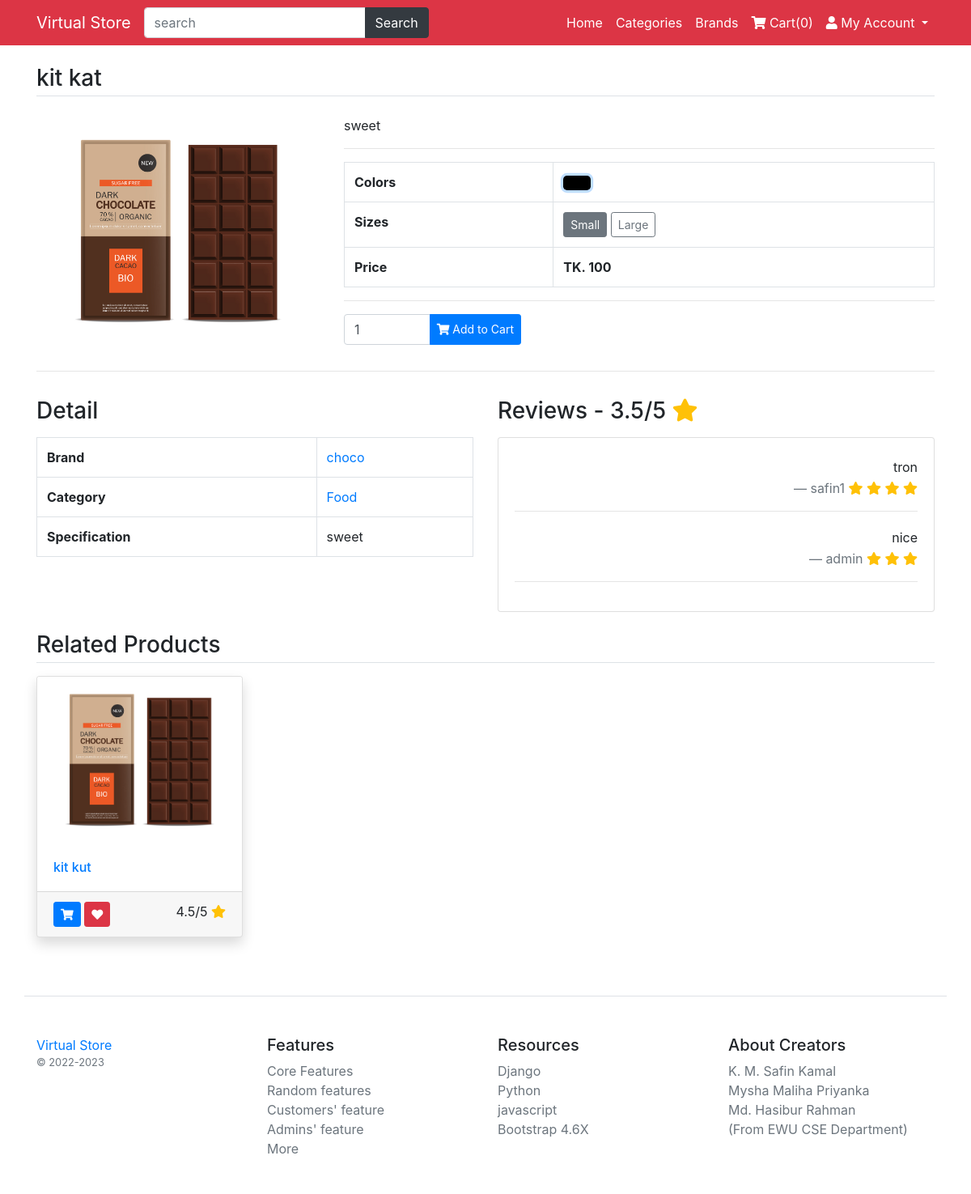
The app's page /product/sweet/10 with its own data.
### main/models.py (models this page shows, shortened)
class Product(models.Model):
    title=models.CharField(max_length=200)
    slug=models.CharField(max_length=400)
    detail=models.TextField()
    specs=models.TextField()
    category=models.ForeignKey(Category,on_delete=models.CASCADE)
    brand=models.ForeignKey(Brand,on_delete=models.CASCADE)
    status=models.BooleanField(default=True)
    is_featured=models.BooleanField(default=False)
    class Meta:
        verbose_name_plural='6. Products'

class ProductAttribute(models.Model):
    product=models.ForeignKey(Product,on_delete=models.CASCADE)
    color=models.ForeignKey(Color,on_delete=models.CASCADE)
    size=models.ForeignKey(Size,on_delete=models.CASCADE)
    price=models.PositiveIntegerField(default=0)
    image=models.ImageField(upload_to="product_imgs/",null=True)
    class Meta:
        verbose_name_plural='7. ProductAttributes'

class Size(models.Model):
    title=models.CharField(max_length=100)
    class Meta:
        verbose_name_plural='5. Sizes'

class Brand(models.Model):
    title=models.CharField(max_length=100)
    image=models.ImageField(upload_to="brand_imgs/")
    class Meta:
        verbose_name_plural='3. Brands'

class Category(models.Model):
    title=models.CharField(max_length=100)
    image=models.ImageField(upload_to="cat_imgs/")
    class Meta:
        verbose_name_plural='2. Categories'

class ProductReview(models.Model):
    user=models.ForeignKey(User,on_delete=models.CASCADE)
    product=models.ForeignKey(Product,on_delete=models.CASCADE)
    review_text=models.TextField()
    review_rating=models.IntegerField(choices=RATING)

### main/views.py (the view)
# urls.py: path('product/<str:slug>/<int:id>',views.product_detail,name='product_detail'),
def product_detail(request,slug,id):
	product=Product.objects.get(id=id)
	related_products=Product.objects.filter(category=product.category).exclude(id=id)[:4]
	colors=ProductAttribute.objects.filter(product=product).values('color__id','color__title','color__color_code').distinct()
	sizes=ProductAttribute.objects.filter(product=product).values('size__id','size__title','price','color__id').distinct()
	reviewForm=ReviewAdd()
	canAdd=True
	if request.user.is_authenticated:
		reviewCheck=ProductReview.objects.filter(user=request.user,product=product).count()
		if reviewCheck > 0:
			canAdd=False
	reviews=ProductReview.objects.filter(product=product)
	avg_reviews=ProductReview.objects.filter(product=product).aggregate(avg_rating=Avg('review_rating'))
	return render(request, 'product_detail.html',{'data':product,'related':related_products,'colors':colors,'sizes':sizes,'form':reviewForm,'canAdd':canAdd,'reviews':reviews,'avg_reviews':avg_reviews})

### main/forms.py
class ReviewAdd(forms.ModelForm):
	class Meta:
		model=ProductReview
		fields=('review_text','review_rating')

### main/template_context.py (called while the page is built)
def get_filters(request):
    cats=Product.objects.distinct().values('category__title','category__id')
    brands=Product.objects.distinct().values('brand__title','brand__id')
    colors=ProductAttribute.objects.distinct().values('color__title','color__id','color__color_code')
    sizes=ProductAttribute.objects.distinct().values('size__title','size__id')
    minMaxPrice=ProductAttribute.objects.aggregate(Min('price'),Max('price'))
    data={
		'cats':cats,
		'brands':brands,
		'colors':colors,
		'sizes':sizes,
        'minMaxPrice':minMaxPrice,
	}
    return data

### main/templates/product_detail.html (shortened to what this page needs)
{% extends 'base.html' %}
{% load static %}
{% block content %}
<main class="container my-4">
	<h3 class="my-4 border-bottom pb-1">{{data.title}}</h3>
	<div class="row">
		<div class="col-md-4">
			<img id="zoom_01" data-zoom-image="/media/{{data.productattribute_set.first.image}}" src="/media/{{data.productattribute_set.first.image}}" class="card-img-top" alt="{{data.title}}">
		</div>
		<div class="col-md-8">
			<p>{{data.detail}}</p>
			<hr/>
			<table class="table table-bordered">
				<tr>
					<th>Colors</th>
					<td>
						{% for color in colors %}
							<button class="btn btn-lg choose-color" data-color="{{color.color__id}}" style="background-color: {{color.color__color_code}}"></button>
						{% endfor %}
					</td>
				</tr>
				<tr>
					<th>Sizes</th>
					<td>
						{% for size in sizes %}
						<button data-price="{{size.price}}" class="btn btn-outline-secondary btn-sm choose-size color{{size.color__id}}">{{size.size__title}}</button>
						{% endfor %}
					</td>
				</tr>
				<tr>
					<th>Price</th>
					<th>TK. <span class="product-price-{{data.id}}">{{data.productattribute_set.first.price}}</span></th>
				</tr>
			</table>
			<hr/>
			<div class="input-group my-3" style="width:30%;">
			  <input type="number" value="1" class="form-control product-qty-{{data.id}}" id="productQty" />
			  <div class="input-group-append">
			    <button class="btn btn-primary btn-sm add-to-cart" data-index="{{data.id}}" type="button" id="addToCartBtn"><i class="fa fa-shopping-cart"></i> Add to Cart</button>
			  </div>
			</div>
		</div>
	</div>
	<hr />
	<div class="row">
		<div class="col-md-6">
			<h3 class="my-3">Detail</h3>
			<table class="table table-bordered">
				<tr>
					<th>Brand</th>
					<td><a href="#">{{data.brand.title}}</a></td>
				</tr>
				<tr>
					<th>Category</th>
					<td><a href="#">{{data.category.title}}</a></td>
				</tr>
				<tr>
					<th>Specification</th>
					<td>{{data.specs}}</td>
				</tr>
			</table>
		</div>
		<div class="col-md-6">
			<h3 class="my-3">Reviews - <span class="avg-rating">{{avg_reviews.avg_rating}}</span>/5 <i class="fa fa-star text-warning"></i>
			</h3>
			<div class="card">
				<div class="card-body review-list" style="max-height: 400px; overflow: auto;">
					{% if reviews %}
						{% for review in reviews %}
						<blockquote class="blockquote text-right">
							<small>{{review.review_text}}</small>
							<footer class="blockquote-footer">{{review.user}}
								<cite title="Source Title">
									{% for star in review.review_rating|ljust:review.review_rating %}
									<i class="fa fa-star text-warning"></i>
									{% endfor %}
							</cite>
						</footer>
						</blockquote>
						<hr />
						{% endfor %}
					{% else %}
						<p class="no-data">Add First Review</p>
					{% endif %}
				</div>
			</div>
		</div>
	</div>
	<h3 class="mt-4 mb-3 border-bottom pb-1">Related Products</h3>
	<div class="row">
		{% for product in related %}
		<div class="col-lg-3 col-sm-4 mb-4">
			<div class="card shadow">
			  <a href="/product/{{product.slug}}/{{product.id}}"><img src="/media/{{product.productattribute_set.first.image}}" class="card-img-top" alt="{{product.title}}"></a>
			  <div class="card-body">
			    <h6 class="card-text"><a href="/product/{{product.slug}}/{{product.id}}">{{product.title}}</a></h6>
			  </div>
			  <div class="card-footer">
			  	<button class="btn btn-sm btn-primary"><i class="fa fa-shopping-cart"></i></button>
			  	<button class="btn btn-sm btn-danger"><i class="fa fa-heart"></i></button>
			  	<span class="float-right">
			  		4.5/5
			  		<i class="fa fa-star text-warning"></i>
			  	</span>
			  </div>
			</div>
		</div>
		{% endfor %}
	</div>
</main>
{% endblock %}

### main/templates/base.html (shortened to what this page needs)
{% load static %}
<!DOCTYPE html>
<html>
<head>
	<link rel="stylesheet" type="text/css" href="{% static 'fontawesome-free/css/all.min.css' %}" />
	<link rel="stylesheet" type="text/css" href="{% static 'bs4/bootstrap.min.css' %}" />
	<link rel="stylesheet" type="text/css" href="{% static 'custom.css' %}" />
</head>
<body>
	<nav class="navbar navbar-expand-lg navbar-dark bg-danger">
		<div class="container">
		  <a class="navbar-brand" href="/">Virtual Store</a>
		  <div class="collapse navbar-collapse" id="navbarNav">
        <form class="form-inline my-2 my-lg-0" action="/search">
		      <div class="input-group">
				  <input name="q" type="text" class="form-control" placeholder="search" />
				  <div class="input-group-append">
				    <button class="btn btn-dark" type="submit" id="button-addon2">Search</button>
				  </div>
				</div>
		    </form>
		    <ul class="navbar-nav ml-auto">
		      <li class="nav-item">
		        <a class="nav-link text-white" href="/">Home</a>
		      </li>
		      <li class="nav-item">
		        <a class="nav-link text-white" href="{% url 'category-list' %}">Categories</a>
		      </li>
		      <li class="nav-item">
		        <a class="nav-link text-white" href="{% url 'brand-list' %}">Brands</a>
		      </li>
		      <li class="nav-item">
		        <a class="nav-link text-white" href="{% url 'cart' %}"><i class="fa fa-shopping-cart"></i> Cart(<span class="cart-list">{{request.session.cartdata|length}}</span>)</a>
		      </li>
			  <li class="nav-item dropdown">
		        <a class="nav-link text-white dropdown-toggle" href="#" id="navbarDropdown" role="button" data-toggle="dropdown" aria-haspopup="true" aria-expanded="false">
		          <i class="fa fa-user"></i> My Account
		        </a>
		      </li>
		    </ul>
		  </div>
		</div>
	</nav>
    {% block content %}
    {% endblock %}
<footer class="pt-4 my-md-5 pt-md-5 border-top container">
    <div class="row">
        <div class="col-12 col-md">
        <a href="#">Virtual Store</a>
        <small class="d-block mb-3 text-muted">&copy; 2022-2023</small>
        </div>
        <div class="col-6 col-md">
        <h5>Features</h5>
        <ul class="list-unstyled text-small">
            <li><a class="text-muted" href="#">Core Features</a></li>
            <li><a class="text-muted" href="#">Random features</a></li>
            <li><a class="text-muted" href="#">Customers' feature</a></li>
            <li><a class="text-muted" href="#">Admins' feature</a></li>
            <li><a class="text-muted" href="#">More</a></li>
        </ul>
        </div>
        <div class="col-6 col-md">
        <h5>Resources</h5>
        <ul class="list-unstyled text-small">
            <li><a class="text-muted" href="#">Django</a></li>
            <li><a class="text-muted" href="#">Python </a></li>
            <li><a class="text-muted" href="#">javascript</a></li>
            <li><a class="text-muted" href="#">Bootstrap 4.6X</a></li>
        </ul>
        </div>
        <div class="col-6 col-md">
        <h5>About Creators</h5>
        <ul class="list-unstyled text-small">
            <li><a class="text-muted" href="https://www.facebook.com/tron.safin">K. M. Safin Kamal</a></li>
            <li><a class="text-muted" href="https://www.facebook.com/myshamaliha.priyanka.9">Mysha Maliha Priyanka</a></li>
            <li><a class="text-muted" href="https://www.facebook.com/hasib22062001">Md. Hasibur Rahman</a></li>
            <li><a class="text-muted" href="https://fse.ewubd.edu/computer-science-engineering">(From EWU CSE Department)</a></li>
        </ul>
        </div>
    </div>
    </footer>
</body>
</html>

### static/custom.css (style rules this page uses)
.focused { outline: 0 !important; box-shadow: 0 0 0 0.2rem rgb(0 123 255 / 25%) !important; }

### records on screen
Product: title "kit kat", productattribute_set.first.image (picture), detail "sweet", productattribute_set.first.price "100", brand "choco", category "Food", specs "sweet"
Size: size__title "Small"
Size: size__title "Large"
ProductReview: review_text "tron", user "safin1", review_rating 4 (drawn)
ProductReview: review_text "nice", user "admin", review_rating 3 (drawn)
Product: productattribute_set.first.image (picture), title "kit kut"

### other values on screen
{{ request.session.cartdata|length }} "0"
{{ avg_reviews.avg_rating }} "3.5"
